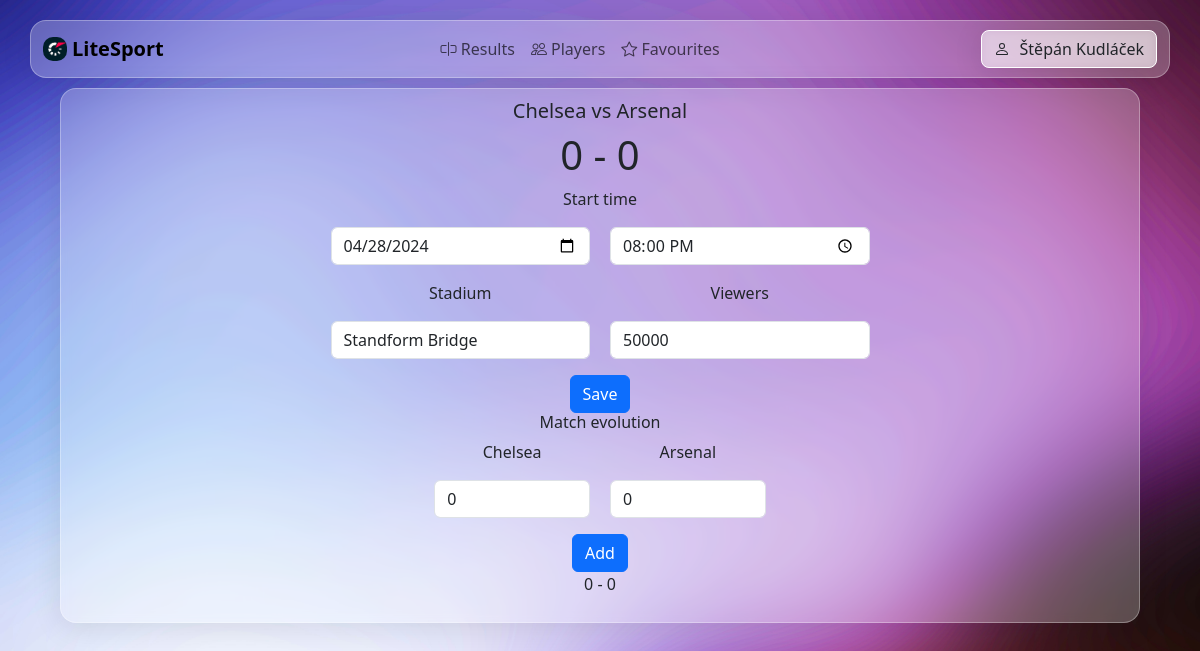
Before: /edit-match/3 (signed in) with the older database file.
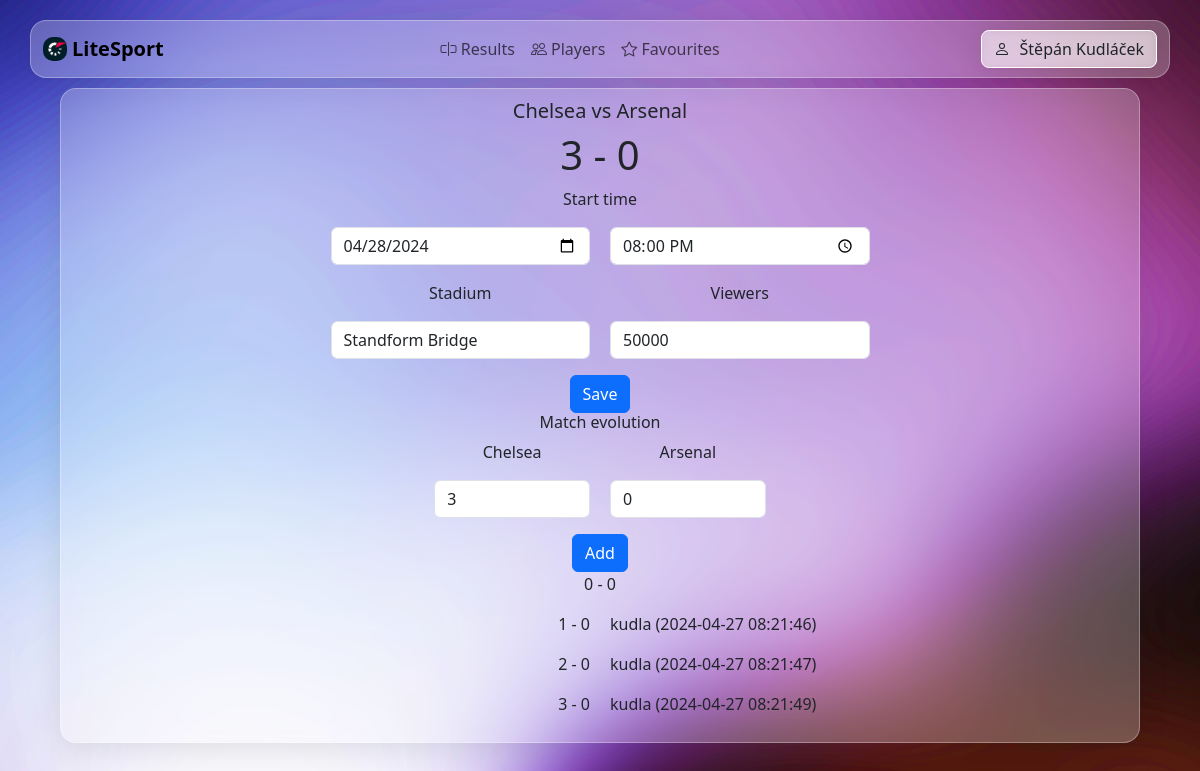
After: the same page with the newer database file.
### base/models.py (models this page shows, shortened)
class Match(models.Model):
    score_1 = models.IntegerField(default=0)
    score_2 = models.IntegerField(default=0)
    start_time = models.DateTimeField(null=True)
    end_time = models.DateTimeField(null=True)
    viewers = models.IntegerField(default=0)
    stadium = models.CharField(max_length=30,default="")
    id_category = models.ForeignKey('Category', on_delete=models.CASCADE)
    id_league = models.ForeignKey('League', on_delete=models.CASCADE)
    user = models.ForeignKey(User, on_delete=models.CASCADE)
    id_team_1 = models.ForeignKey('Team', on_delete=models.CASCADE, related_name='team_1')
    id_team_2 = models.ForeignKey('Team', on_delete=models.CASCADE, related_name='team_2')

class Team(models.Model):
    name = models.CharField(max_length=30,default="",null=False)
    id_category = models.ForeignKey('Category', on_delete=models.CASCADE)
    id_league = models.ForeignKey('League', on_delete=models.CASCADE)

class EditHistory(models.Model):
    modified_at = models.DateTimeField(null=True)
    old_score1 = models.IntegerField(default="",null=False)
    old_score2 = models.IntegerField(default="",null=False)
    new_score1 = models.IntegerField(default="",null=False)
    new_score2 = models.IntegerField(default="",null=False)
    user = models.ForeignKey(User, on_delete=models.CASCADE)
    id_match = models.ForeignKey('Match', on_delete=models.CASCADE)

### base/views.py (the view, shortened to what this page needs)
# urls.py: path('edit-match/<int:match_id>', views.edit_match, name="edit_match"),
@login_required
def edit_match(request, match_id):
    match = Match.objects.get(id=match_id)
    match_history = EditHistory.objects.filter(id_match=match_id)
    form1 = EditMatchForm(instance=match)
    form2 = AddMatchHistoryForm()
    context = {
        'title': 'Edit Match',
        'match': match,
        'match_history': match_history,
        'form1': form1,
        'form2': form2
    }
    return render(request,'base/edit_match.html',context)

### base/forms.py
class EditMatchForm(forms.ModelForm):
    class Meta:
        model = Match
        fields = ['start_time', 'stadium', 'viewers', 'id_team_1', 'score_1', 'id_team_2', 'score_2']

class AddMatchHistoryForm(forms.ModelForm):
    class Meta:
        model = EditHistory
        fields = ['id_match', 'new_score1', 'new_score2', 'modified_at', 'user']

### base/templates/base/edit_match.html (shortened to what this page needs)
{% extends 'main.html' %}
{% block content %}
<div class="container-lg main-container glass-effect" >
        <div class="col">
            <form method="POST" >
                <h5 class="page-title">{{ match.id_team_1.name }} vs {{ match.id_team_2.name }}</h5>
                <h1 class="page-title">{{ match.score_1 }} - {{ match.score_2 }}</h1>
                <p class="page-title">Start time</p>
                <div class="mb-3">
                    <div class="row">
                        <div class="col" style="padding-right: 10px;">
                            <input type="date" class="form-control" style="max-width: 50%;margin-left: auto;" value="{{ match.start_time|date:'Y-m-d' }}" name="start_time_date">
                        </div>
                        <div class="col" style="padding-left: 10px;">
                            <input type="time" class="form-control" style="max-width: 50%;" value="{{ match.start_time|time:'H:i' }}" name="start_time_time">
                        </div>
                    </div>
                </div>
                <div class="mb-3">
                    <div class="row">
                        <div class="col" style="padding-right: 10px;">
                            <p style="max-width: 50%;margin-left: auto;" class="page-title">Stadium</p>
                            <input type="text" class="form-control" style="max-width: 50%;margin-left: auto;" value="{{ match.stadium }}" name="stadium" >
                        </div>
                        <div class="col" style="padding-left: 10px;">
                            <p style="max-width: 50%;" class="page-title">Viewers</p>
                            <input type="text" class="form-control" style="max-width: 50%;" value="{{ match.viewers }}" name="viewers">
                        </div>
                    </div>
                </div>
                <div class="d-flex justify-content-center">
                    <button class="btn btn-primary" name="form1" type="submit">
                        Save
                    </button>
                </div>
            </form>
            <form method="POST">
                <h6 class="page-title">Match evolution</h6>
                <div class="mb-3">
                    <div class="row">
                        <div class="col" style="padding-right: 10px;">
                            <p style="max-width: 30%;margin-left: auto;" class="page-title">{{ match.id_team_1.name }}</p>
                            <input type="number" class="form-control" style="max-width: 30%;margin-left: auto;" value="{{ match.score_1 }}" name="new_score1" >
                        </div>
                        <div class="col" style="padding-left: 10px;">
                            <p style="max-width: 30%;" class="page-title">{{ match.id_team_2.name }}</p>
                            <input type="number" class="form-control" style="max-width: 30%;" value="{{ match.score_2 }}"name="new_score2" >
                        </div>
                    </div>
                </div>
                <div class="d-flex justify-content-center">
                    <button class="btn btn-primary" name="form2"type="submit">
                        Add
                    </button>
                </div>
            </form>
            <div class="page-title">
                <p class"page-title">0 - 0</p>
            </div>
            {% for match_his in match_history %}
                <div class="row">
                    <div class="col" style="padding-right: 10px;">
                        <p class="page-title" style="max-width: 50%;margin-left: auto; display: flex;align-items: right;justify-content: right;">{{match_his.new_score1}} - {{match_his.new_score2}}</p>
                    </div>
                    <div class="col" style="padding-left: 10px;">
                        <p class="ml-3">{{match_his.user}} ({{match_his.modified_at|date:'Y-m-d H:i:s'}})</p>
                    </div>
                </div>
            {% endfor %}
        </div>
</div>
{% endblock %}

Changed rows visible on the page:
changed Match "Standform Bridge": score_1 "0" → "3"; new_score1 "0" → "3"
added EditHistory: new_score1 "1", new_score2 "0", user "kudla", modified_at "2024-04-27 08:21:46"
added EditHistory: new_score1 "2", new_score2 "0", user "kudla", modified_at "2024-04-27 08:21:47"
added EditHistory: new_score1 "3", new_score2 "0", user "kudla", modified_at "2024-04-27 08:21:49"
